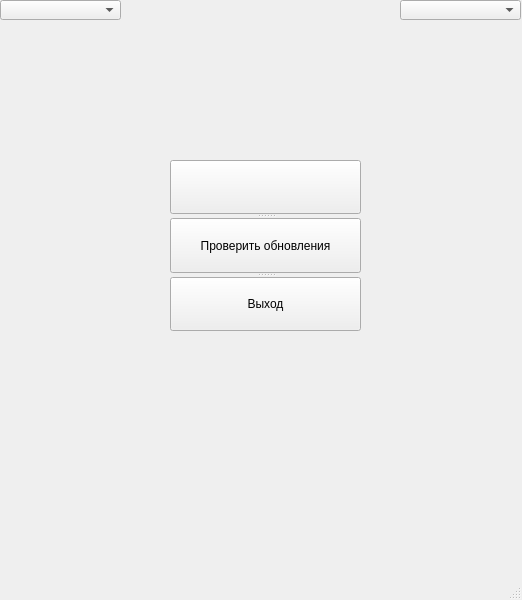
<?xml version="1.0" encoding="UTF-8"?>
<ui version="4.0">
 <class>Maze</class>
 <widget class="QMainWindow" name="Maze">
  <property name="geometry">
   <rect>
    <x>0</x>
    <y>0</y>
    <width>522</width>
    <height>600</height>
   </rect>
  </property>
  <property name="maximumSize">
   <size>
    <width>522</width>
    <height>600</height>
   </size>
  </property>
  <property name="windowTitle">
   <string>Snake</string>
  </property>
  <widget class="QWidget" name="centralwidget">
   <widget class="QComboBox" name="modeMenu">
    <property name="geometry">
     <rect>
      <x>400</x>
      <y>0</y>
      <width>121</width>
      <height>20</height>
     </rect>
    </property>
   </widget>
   <widget class="QSplitter" name="splitter">
    <property name="geometry">
     <rect>
      <x>170</x>
      <y>160</y>
      <width>191</width>
      <height>171</height>
     </rect>
    </property>
    <property name="orientation">
     <enum>Qt::Vertical</enum>
    </property>
    <widget class="QPushButton" name="btn_start">
     <property name="text">
      <string/>
     </property>
    </widget>
    <widget class="QPushButton" name="btn_update">
     <property name="text">
      <string>Проверить обновления</string>
     </property>
    </widget>
    <widget class="QPushButton" name="btn_exit">
     <property name="text">
      <string>Выход</string>
     </property>
    </widget>
   </widget>
   <widget class="QComboBox" name="modeMenu_2">
    <property name="geometry">
     <rect>
      <x>0</x>
      <y>0</y>
      <width>121</width>
      <height>20</height>
     </rect>
    </property>
   </widget>
  </widget>
  <widget class="QMenuBar" name="menubar">
   <property name="geometry">
    <rect>
     <x>0</x>
     <y>0</y>
     <width>522</width>
     <height>21</height>
    </rect>
   </property>
  </widget>
  <widget class="QStatusBar" name="statusbar"/>
 </widget>
 <resources/>
 <connections/>
</ui>
